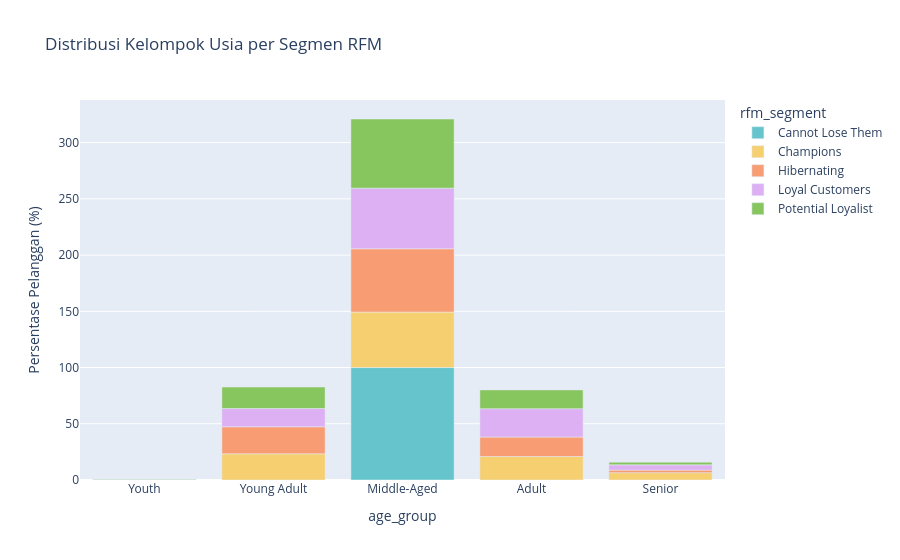

Notebook code cell kept with this figure:
### Code cell
fig_age = px.bar(age_group_rfm_percent.transpose(), x=age_group_rfm_percent.transpose().index, y=age_group_rfm_percent.transpose().columns,
             title='Distribusi Kelompok Usia per Segmen RFM', labels={'index': 'Kelompok Usia', 'value': 'Persentase (%)'}, color_discrete_sequence=px.colors.qualitative.Pastel)
fig_age.update_layout(yaxis_title='Persentase Pelanggan (%)')
fig_age.show()

### Figure 1 — Plotly figure (JSON) as saved in the notebook; plotly's stock layout.template omitted (floating-point values rounded to 4 significant figures)
{"data": [{"hovertemplate": "rfm_segment=Cannot Lose Them<br>age_group=%{x}<br>Persentase (%)=%{y}<extra></extra>", "legendgroup": "Cannot Lose Them", "marker": {"color": "rgb(102, 197, 204)", "pattern": {"shape": ""}}, "name": "Cannot Lose Them", "orientation": "v", "showlegend": true, "textposition": "auto", "type": "bar", "x": ["Youth", "Young Adult", "Middle-Aged", "Adult", "Senior"], "xaxis": "x", "y": [0.0, 0.0, 100.0, 0.0, 0.0], "yaxis": "y"}, {"hovertemplate": "rfm_segment=Champions<br>age_group=%{x}<br>Persentase (%)=%{y}<extra></extra>", "legendgroup": "Champions", "marker": {"color": "rgb(246, 207, 113)", "pattern": {"shape": ""}}, "name": "Champions", "orientation": "v", "showlegend": true, "textposition": "auto", "type": "bar", "x": ["Youth", "Young Adult", "Middle-Aged", "Adult", "Senior"], "xaxis": "x", "y": [0.0, 23.29, 49.32, 20.89, 6.51], "yaxis": "y"}, {"hovertemplate": "rfm_segment=Hibernating<br>age_group=%{x}<br>Persentase (%)=%{y}<extra></extra>", "legendgroup": "Hibernating", "marker": {"color": "rgb(248, 156, 116)", "pattern": {"shape": ""}}, "name": "Hibernating", "orientation": "v", "showlegend": true, "textposition": "auto", "type": "bar", "x": ["Youth", "Young Adult", "Middle-Aged", "Adult", "Senior"], "xaxis": "x", "y": [0.09, 24.03, 56.32, 17.28, 2.28], "yaxis": "y"}, {"hovertemplate": "rfm_segment=Loyal Customers<br>age_group=%{x}<br>Persentase (%)=%{y}<extra></extra>", "legendgroup": "Loyal Customers", "marker": {"color": "rgb(220, 176, 242)", "pattern": {"shape": ""}}, "name": "Loyal Customers", "orientation": "v", "showlegend": true, "textposition": "auto", "type": "bar", "x": ["Youth", "Young Adult", "Middle-Aged", "Adult", "Senior"], "xaxis": "x", "y": [0.0, 16.22, 53.87, 25.23, 4.68], "yaxis": "y"}, {"hovertemplate": "rfm_segment=Potential Loyalist<br>age_group=%{x}<br>Persentase (%)=%{y}<extra></extra>", "legendgroup": "Potential Loyalist", "marker": {"color": "rgb(135, 197, 95)", "pattern": {"shape": ""}}, "name": "Potential Loyalist", "orientation": "v", "showlegend": true, "textposition": "auto", "type": "bar", "x": ["Youth", "Young Adult", "Middle-Aged", "Adult", "Senior"], "xaxis": "x", "y": [0.3, 19.1, 61.49, 16.72, 2.39], "yaxis": "y"}], "layout": {"barmode": "relative", "legend": {"title": {"text": "rfm_segment"}, "tracegroupgap": 0}, "title": {"text": "Distribusi Kelompok Usia per Segmen RFM"}, "xaxis": {"anchor": "y", "domain": [0, 1], "title": {"text": "age_group"}}, "yaxis": {"anchor": "x", "domain": [0, 1], "title": {"text": "Persentase Pelanggan (%)"}}}}
